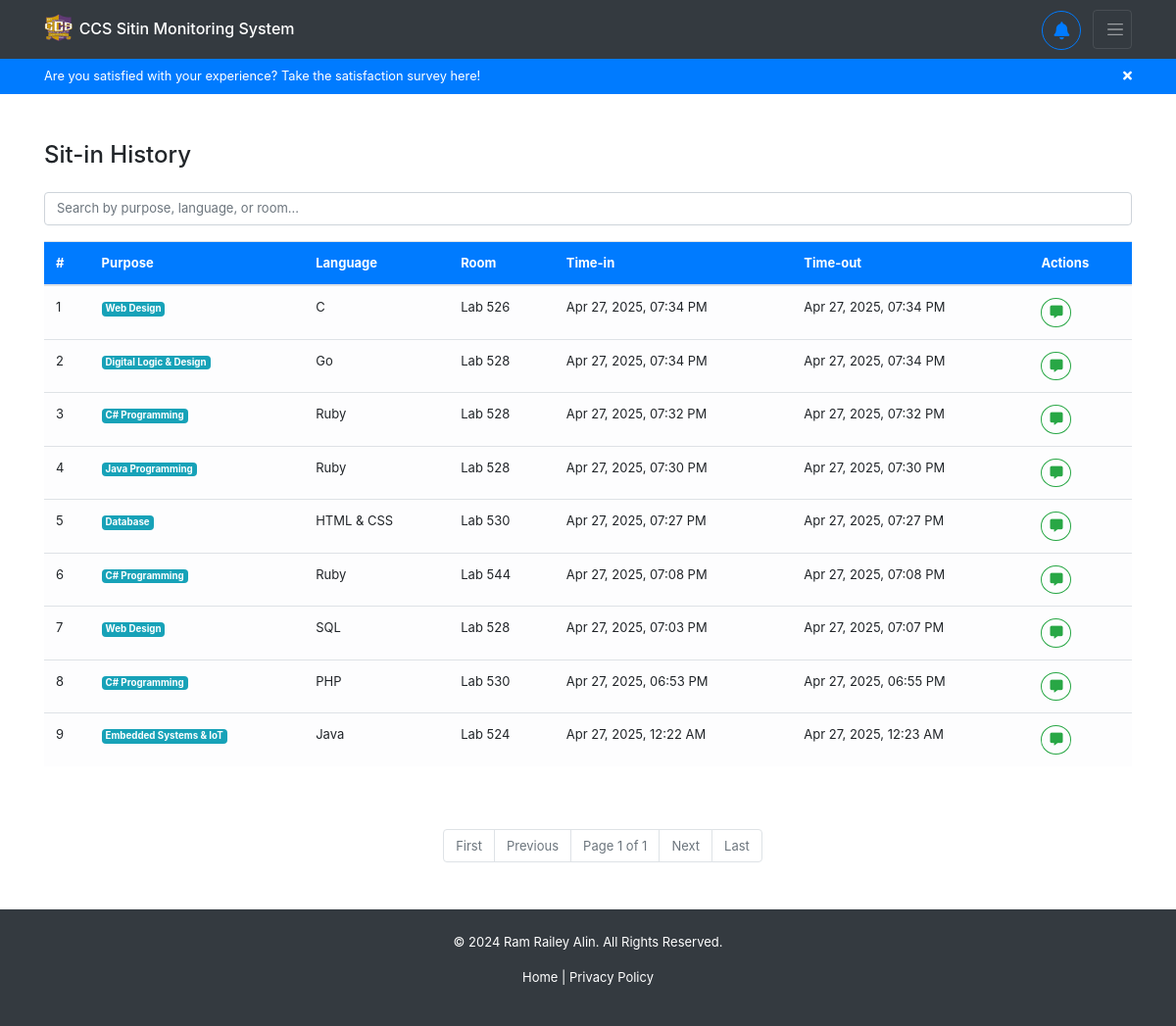
The app's page /sitins/sitin_history/ (signed in), older data.
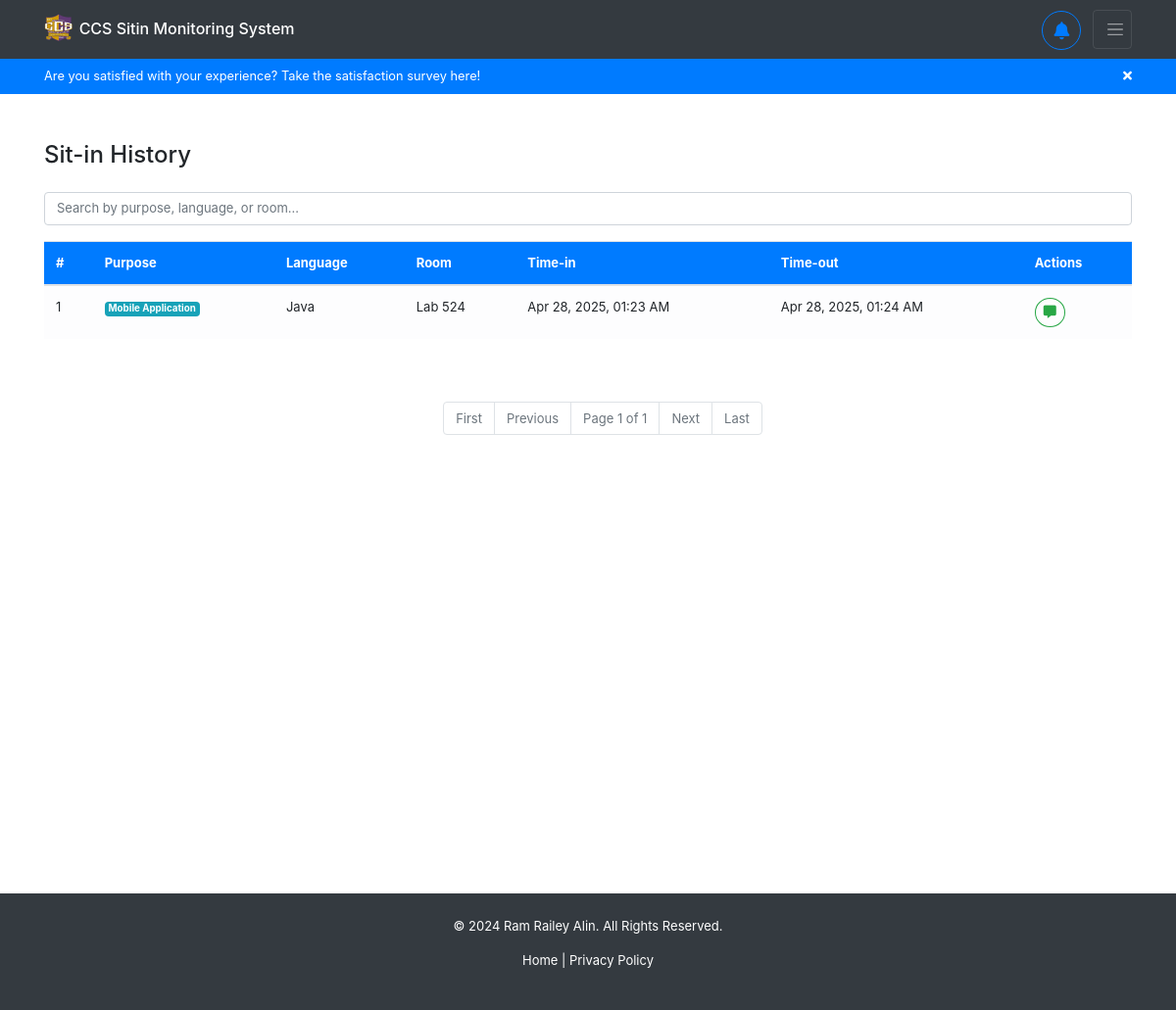
The same page, newer data.
### sitins/models.py (models this page shows, shortened)
class Sitin(models.Model):
    purpose = models.CharField(max_length=255, choices=SITIN_PURPOSE_CHOICES, blank=True, null=True)
    programming_language = models.CharField(max_length=255, choices=PROGRAMMING_LANGUAGE_CHOICES, blank=True, null=True)
    lab_room = models.CharField(max_length=50, choices=LAB_ROOM_CHOICES, blank=True, null=True)
    sitin_details = models.TextField(blank=True, null=True)
    status = models.CharField(max_length=50, choices=SITIN_STATUS_CHOICES, default="none") # none, approved, denied
    request_date = models.DateTimeField(null=True, blank=True)
    sitin_date = models.DateTimeField(null=True, blank=True)
    logout_date = models.DateTimeField(null=True, blank=True)
    feedback = models.TextField(blank=True, null=True)
    is_rewarded = models.BooleanField(blank=True, null=True, default=False)
    user = models.ForeignKey(User, on_delete=models.CASCADE)

### sitins/views.py (the view)
# urls.py: path('sitin_history/', views.sitin_history, name='sitins-sitin_history'),
@login_required
def sitin_history(request):
    if request.user.is_authenticated:
        sitin_history = Sitin.objects.filter(
            status='finished',
            user=request.user
        ).select_related(
            'user',
            'user__registration'
        ).order_by('-logout_date')
        paginator = Paginator(sitin_history, 25)
        page_number = request.GET.get('page')
        page_obj = paginator.get_page(page_number)
        return render(request, 'sitins/sitin_history.html', {'sitin_history': page_obj})
    return redirect('/')

### backend/templatetags/custom_filters.py (called while the page is built)
@register.filter
def time_ago(value):
    if not value:
        return ""
    now = timezone.localtime(timezone.now())
    value = timezone.localtime(value)
    diff = now - value
    seconds = diff.total_seconds()
    if seconds < 60:
        return f"{int(seconds)} seconds ago"
    elif seconds < 3600:
        minutes = int(seconds / 60)
        return f"{minutes} minute{'s' if minutes != 1 else ''} ago"
    elif seconds < 86400:
        hours = int(seconds / 3600)
        return f"{hours} hour{'s' if hours != 1 else ''} ago"
    else:
        return value.strftime("%b %d, %Y, %I:%M %p ")  # Fallback to date if > 1 day

### sitins/templates/sitins/sitin_history.html (shortened to what this page needs)
{% extends 'backend/base.html' %}
{% load custom_filters %}
{% block content %}
<div class="container mt-5" id="sitin-history">
    <h4 class="mb-4">Sit-in History</h4>
    <div class="mb-3">
        <input type="text" id="searchInput" class="form-control" placeholder="Search by purpose, language, or room...">
    </div>
    <div class="table-responsive d-flex flex-column">
        <table class="table table-hover align-middle">
            <thead class="bg-primary text-white">
                <tr>
                    <th>#</th>
                    <th>Purpose</th>
                    <th>Language</th>
                    <th>Room</th>
                    <th>Time-in</th>
                    <th>Time-out</th>
                    <th>Actions</th>
                </tr>
            </thead>
            <tbody class="table-light">
                {% if sitin_history %}
                {% for sitin in sitin_history %}
                <tr>
                    <td>{{ forloop.counter }}</td>
                    <td><span class="badge bg-info text-white">{{ sitin.purpose }}</span></td>
                    <td>{{ sitin.programming_language }}</td>
                    <td>Lab {{ sitin.lab_room }}</td>
                    <td>{{ sitin.sitin_date|time_ago }}</td>
                    <td>{{ sitin.logout_date|time_ago }}</td>
                    {% if sitin.feedback %}
                    <td>
                        <span class="badge badge-pill badge-success badge-hover-outline"
                        style="cursor: not-allowed;">
                            <i class="fas fa-check-circle"></i> Feedback sent
                        </span>
                    </td>
                    {% else %}
                    <td>
                        <button class="btn btn-sm btn-outline-success rounded-circle feedback-btn"
                                title="Give feedback"
                                onclick="showFeedbackModal('{{ sitin.id }}')">
                            <i class="fas fa-comment-alt"></i>
                        </button>
                    </td>
                    {% endif %}
                </tr>
                {% endfor %}
                {% else %}
                <tr></tr>
                {% endif %}
            </tbody>
        </table>
    </div>
        <ul class="pagination pagination-ul justify-content-center mt-5">
            <li class="page-item {% if not sitin_history.has_previous %}disabled{% endif %}" {% if not sitin_history.has_previous %}style="cursor: not-allowed;"{% endif %}>
                <a class="page-link" href="?page=1">First</a>
            </li>
            <li class="page-item {% if not sitin_history.has_previous %}disabled{% endif %}" {% if not sitin_history.has_previous %}style="cursor: not-allowed;"{% endif %}>
                <a class="page-link" href="?page={% if sitin_history.has_previous %}{{ sitin_history.previous_page_number }}{% else %}#{% endif %}">Previous</a>
            </li>
            <li class="page-item disabled">
                <span class="page-link">Page {{ sitin_history.number }} of {{ sitin_history.paginator.num_pages }}</span>
            </li>
            <li class="page-item {% if not sitin_history.has_next %}disabled{% endif %}" {% if not sitin_history.has_next %}style="cursor: not-allowed;"{% endif %}>
                <a class="page-link" href="?page={% if sitin_history.has_next %}{{ sitin_history.next_page_number }}{% else %}#{% endif %}">Next</a>
            </li>
            <li class="page-item {% if not sitin_history.has_next %}disabled{% endif %}" {% if not sitin_history.has_next %}style="cursor: not-allowed;"{% endif %}>
                <a class="page-link" href="?page={{ sitin_history.paginator.num_pages }}">Last</a>
            </li>
        </ul>
</div>
{% endblock %}

### backend/templates/backend/base.html (shortened to what this page needs)
{% load static %}
<!DOCTYPE html>
<html>
<head>
    <link href="https://cdnjs.cloudflare.com/ajax/libs/font-awesome/5.15.3/css/all.min.css" rel="stylesheet">
    <link rel="stylesheet" href="https://cdn.jsdelivr.net/npm/bootstrap@4.0.0/dist/css/bootstrap.min.css">
    <link rel="stylesheet" href="{% static 'backend/css/styles.css' %}">
</head>
<body>
    {% include 'backend/header.html' %}
    <main>
        {% block content %}
        {% endblock content %}
    </main>
    <footer class="bg-dark text-white text-center py-4 mt-5">
        <div class="container" style="font-size: small;">
            <p>&copy; 2024 Ram Railey Alin. All Rights Reserved.</p>
            <p>
                <a href="#" class="text-white">Home</a> |
                <a href="#" class="text-white">Privacy Policy</a>
            </p>
        </div>
    </footer>
</body>
</html>

### backend/templates/backend/header.html (shortened to what this page needs)
{% load static %}
<header>
    <nav class="navbar navbar-dark bg-dark">
        <div class="container">
            <a href="{% url 'user-home' %}" class="navbar-brand">
                <img src="{% static 'backend/images/ccs_logo_3.png' %}" alt="logo" width="30" height="30" class="d-inline-block align-top">
                <h6 class="hover-antiquewhite" style="display: inline-block;">CCS Sitin Monitoring System</h6>
            </a>
            <div>
                {% if user.is_authenticated %}
                    <div class="dropdown d-inline-block mr-2">
                        <button class="btn btn-outline-primary rounded-circle dropdown-toggle"
                                style="width: 40px; height: 40px; font-size: large;"
                                id="notificationDropdown"
                                data-toggle="dropdown"
                                aria-haspopup="true"
                                aria-expanded="false"
                                onclick="closeNavbar()">
                            <i class="fas fa-bell"></i>
                        </button>
                    </div>
                {% endif %}
                <button class="navbar-toggler"
                        style="width: 40px; height: 40px;"
                        type="button"
                        data-toggle="collapse"
                        data-target="#navbarNav"
                        aria-controls="navbarNav"
                        aria-expanded="false"
                        aria-label="Toggle navigation"
                        onclick="closeNotifications()">
                    <span class="navbar-toggler-icon" style="width: 20px;"></span>
                </button>
            </div>
        </div>
    </nav>
    {% url 'user-survey' as survey_url %}
    {% if request.get_full_path != survey_url and request.user.sitinsurvey.status == 'not taken' %}
    <div class="bg-primary p-2 text-white small">
        <div class="container d-flex justify-content-between">
            <span>Are you satisfied with your experience? Take the
                <a href="{{ survey_url }}" class="text-white">satisfaction survey</a>
                here!
            </span>
            <button type="button" class="btn-ghost" onclick="this.parentElement.parentElement.remove();">
                <i class="fas fa-times text-white"></i>
            </button>
        </div>
    </div>
    {% endif %}
</header>

### backend/static/backend/css/styles.css (style rules this page uses)
* { box-sizing: border-box; padding: 0; margin: 0; }
li { text-decoration: none; }
main { min-height: 90vh; }
input { width: 100%; font-size: small; }
p { font-size: small; }
button { font-size: small; }
.btn { font-size: small; }
ul { font-size: small; margin-left: 30px; }
input[type="text"], input[type="email"], input[type="password"], input[type="number"], input[type="search"], input[type="tel"], input[type="url"], input[type="date"], input[type="datetime-local"], input[type="month"], input[type="week"], input[type="time"], textarea, select { font-size: small !important; }

### backend/templates/backend/header.html (style rules this page uses)
.btn-ghost { background-color: transparent; border-width: 0; cursor: pointer; }
.dropdown-toggle::after { display: none !important; }

### sitins/templates/sitins/sitin_history.html (style rules this page uses)
table { font-size: small !important; }

Row changes from the older to the newer data that the page shows:
removed Sitin: purpose "Web Design", programming_language "C", lab_room "526", sitin_date "Apr 27, 2025, 07:34 PM", logout_date "Apr 27, 2025, 07:34 PM"
removed Sitin: purpose "Digital Logic & Design", programming_language "Go", lab_room "528", sitin_date "Apr 27, 2025, 07:34 PM", logout_date "Apr 27, 2025, 07:34 PM"
removed Sitin: purpose "C# Programming", programming_language "Ruby", lab_room "528", sitin_date "Apr 27, 2025, 07:32 PM", logout_date "Apr 27, 2025, 07:32 PM"
removed Sitin: purpose "Java Programming", programming_language "Ruby", lab_room "528", sitin_date "Apr 27, 2025, 07:30 PM", logout_date "Apr 27, 2025, 07:30 PM"
removed Sitin: purpose "Database", programming_language "HTML & CSS", lab_room "530", sitin_date "Apr 27, 2025, 07:27 PM", logout_date "Apr 27, 2025, 07:27 PM"
removed Sitin: purpose "C# Programming", programming_language "Ruby", lab_room "544", sitin_date "Apr 27, 2025, 07:08 PM", logout_date "Apr 27, 2025, 07:08 PM"
removed Sitin: purpose "Web Design", programming_language "SQL", lab_room "528", sitin_date "Apr 27, 2025, 07:03 PM", logout_date "Apr 27, 2025, 07:07 PM"
removed Sitin: purpose "C# Programming", programming_language "PHP", lab_room "530", sitin_date "Apr 27, 2025, 06:53 PM", logout_date "Apr 27, 2025, 06:55 PM"
removed Sitin: purpose "Embedded Systems & IoT", programming_language "Java", lab_room "524", sitin_date "Apr 27, 2025, 12:22 AM", logout_date "Apr 27, 2025, 12:23 AM"
added Sitin: purpose "Mobile Application", programming_language "Java", lab_room "524", sitin_date "Apr 28, 2025, 01:23 AM", logout_date "Apr 28, 2025, 01:24 AM"
